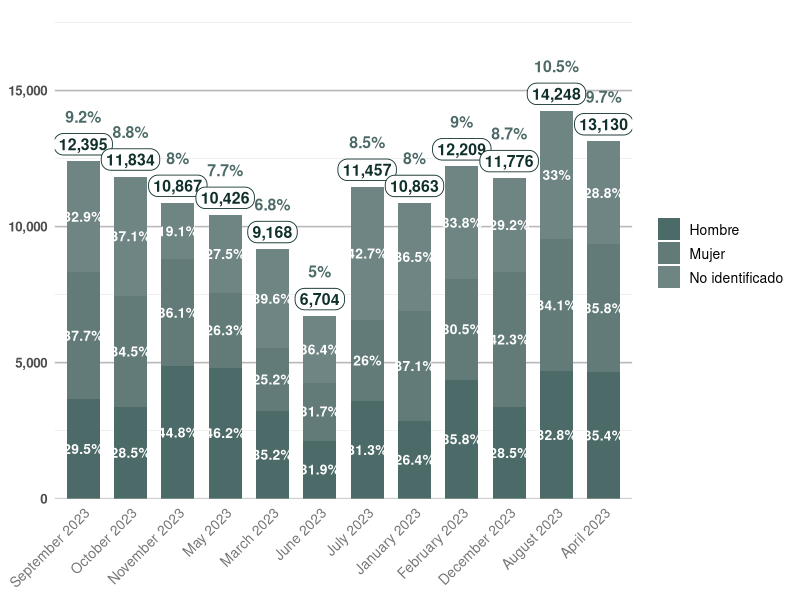

The R script that drew this image:
# Librerías necesarias
library(tidyverse)
library(scales)
library(lubridate)
library(forcats)
library(svglite)

# Activar orientación horizontal (TRUE) o vertical (FALSE)
usar_coord_flip <- FALSE

# Establecer idioma español para meses
Sys.setlocale("LC_TIME", "es_ES.UTF-8")  # Mac/Linux
# Sys.setlocale("LC_TIME", "Spanish")    # Windows 

# Colores estilo Python
colores <- c(
  "Hombre" = "#4C6A67",
  "Mujer" = "#627B78",
  "No identificado" = "#6F8583"
)

# Simular datos
set.seed(123)
fechas <- seq(as.Date("2023-01-01"), as.Date("2023-12-01"), by = "month")
categorias <- c("Hombre", "Mujer", "No identificado")

datos <- expand.grid(fecha = fechas, categoria = categorias) %>%
  mutate(valor = round(runif(n(), 2000, 5000))) %>%
  group_by(fecha) %>%
  mutate(
    total_mes = sum(valor),
    pct = valor / total_mes * 100
  ) %>%
  ungroup() %>%
  mutate(
    mes = format(fecha, "%B %Y") |> str_to_title(),
    etiqueta_pct = paste0(round(pct, 1), "%"),
    mes = fct_rev(factor(mes))
  )

# Totales por mes
totales <- datos %>%
  group_by(mes) %>%
  summarise(total = sum(valor), .groups = "drop") %>%
  mutate(pct_general = total / sum(total) * 100)

datos <- datos %>% left_join(totales, by = "mes")

# Ajuste dinámico de etiquetas según orientación
if (usar_coord_flip) {
  ajuste_capsula <- list(hjust = -0.1)
  ajuste_pct <- list(hjust = 0)
  theme_ejes <- theme(
    panel.grid.major.x = element_line(color = "#B9B9B9"),
    panel.grid.major.y = element_blank()
  )
} else {
  ajuste_capsula <- list(vjust = -0.3)
  ajuste_pct <- list(vjust = 0)
  theme_ejes <- theme(
    panel.grid.major.y = element_line(color = "#B9B9B9"),
    panel.grid.major.x = element_blank()
  )
}

# Crear gráfico base
grafica <- ggplot() +
  geom_col(
    data = datos,
    aes(x = mes, y = valor, fill = categoria),
    position = position_stack(reverse = TRUE),
    width = 0.7
  ) +
  geom_text(
    data = datos,
    aes(x = mes, y = valor, label = etiqueta_pct),
    position = position_stack(vjust = 0.5, reverse = TRUE),
    color = "white",
    size = 3.5,
    fontface = "bold"
  ) +
  # Cápsula de total (ajuste automático según orientación)
  do.call(geom_label, c(
    list(
      data = totales,
      mapping = aes(x = mes, y = total, label = scales::comma(total)),
      size = 4,
      label.size = 0.3,
      fill = "white",
      color = "#10302C",
      label.r = unit(0.5, "lines"),
      fontface = "bold"
    ),
    ajuste_capsula
  )) +
  # Porcentaje general (ajuste automático)
  do.call(geom_text, c(
    list(
      data = totales,
      mapping = aes(x = mes, y = total + max(total) * 0.1,
                    label = paste0(round(pct_general, 1), "%")),
      size = 4,
      color = "#4C6A67",
      fontface = "bold"
    ),
    ajuste_pct
  )) +
  scale_fill_manual(values = colores) +
  scale_y_continuous(labels = comma, expand = expansion(mult = c(0, 0.15))) +
  labs(x = NULL, y = NULL, fill = NULL) +
  theme_minimal(base_size = 12) +
  theme(
    axis.text.y = element_text(face = "bold"),
    axis.text.x = element_text(size = 10, color = "#767676", angle = 45, hjust = 1, vjust = 1),
    legend.text = element_text(size = 10),
    plot.background = element_rect(fill = "white", color = NA),
    panel.background = element_rect(fill = "white", color = NA)
  ) +
  theme_ejes

# Agregar coord_flip si aplica
if (usar_coord_flip) {
  grafica <- grafica + coord_flip()
}

# Mostrar gráfico
print(grafica)


# Guardar el gráfico
svglite("rstudio/barras_apiladas/barras_apiladas.svg", width = 12, height = 6)
